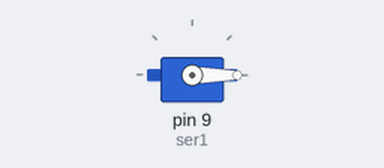
Bench run of a sketch on a simulated Arduino Uno, built with avr-gcc and run on an emulated ATmega328P. On the bench: servo.

Above: at 0.05 s.
At 35.0 s:
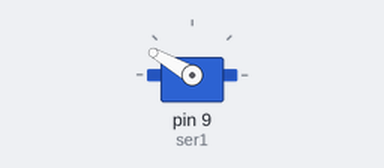
Timing chart, 0 to 45.5 s (numbered marks = the images above):
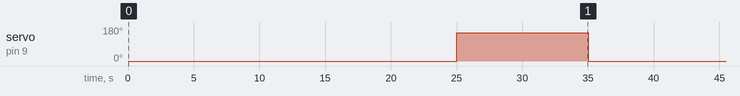

The sketch:

servo1.ino
```cpp
#include <Servo.h>

Servo ser1;

void setup() {

  ser1.attach(9,650,2400);

}

void loop() {

  ser1.write(0);
  delay(25000);
  ser1.write(150);
  delay(10000);

}
```

Measured:
- by itself, servo on pin 9 (ser1): alternates 150° for 10.0 s and 0° for 25.0 s
